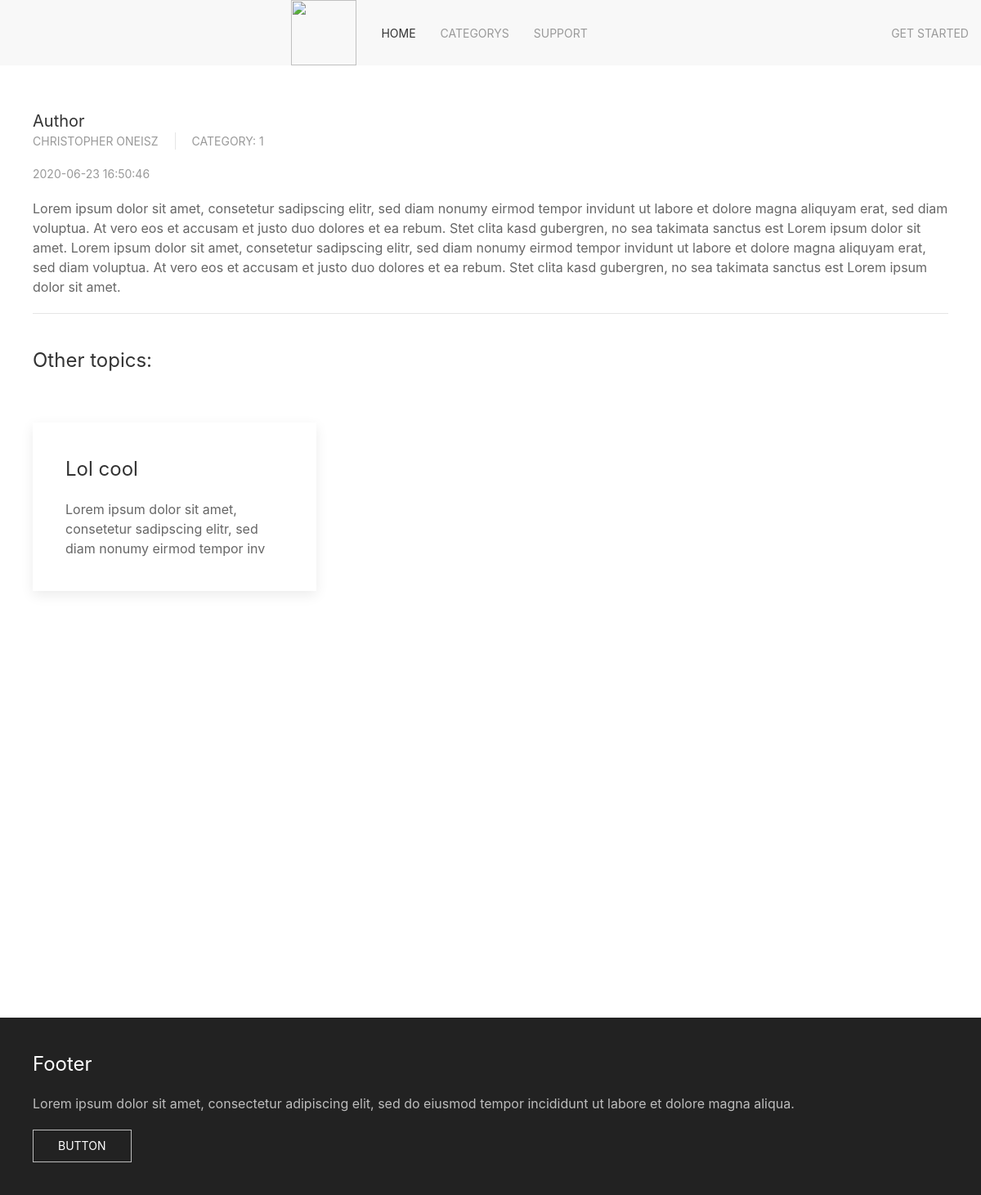
Page /?site=view&id=18 on the committed database.
### tables this page shows
CREATE TABLE `con_submit` (
  `ID` int(11) NOT NULL,
  `user_id` int(11) NOT NULL,
  `title` varchar(50) NOT NULL,
  `text` text NOT NULL,
  `select_submit` text NOT NULL,
  `date` datetime NOT NULL DEFAULT current_timestamp()
);

CREATE TABLE `con_user` (
  `ID` int(11) NOT NULL,
  `username` text NOT NULL,
  `password` text NOT NULL,
  `mail` text NOT NULL,
  `mail_id` text NOT NULL
);

### submit/view.php (the view, shortened to what this page needs)
<?php
if (isset($_GET['id'])) {
    $id_view = $_GET['id'];
    $result = mysqli_query($conn, "SELECT con_submit.ID, con_submit.title, con_submit.text, con_submit.user_id, con_submit.date, con_submit.select_submit, con_user.ID AS ConUSERID, con_user.username FROM con_user LEFT JOIN con_submit ON con_user.ID=con_submit.user_id WHERE con_submit.ID = '$id_view' ;");
    while ($row_view = mysqli_fetch_array($result)) {
?>
        <div class="uk-container">
            <article class="uk-comment">
                <header class="uk-comment-header uk-grid-medium uk-flex-middle" uk-grid>
                    <br>
                    <div class="uk-width-expand">
                        <h4 class="uk-comment-title uk-margin-remove"><a class="uk-link-reset" href="#">Author</a></h4>
                        <ul class="uk-comment-meta uk-subnav uk-subnav-divider uk-margin-remove-top">
                            <li><a href="?profile=<?php echo $row_view['ConUSERID']; ?>"><?php echo $row_view['username']; ?></a></li>
                            <li><a href="?site=categoty&genre=<?php echo $row_view['select_submit']; ?>">Category: <?php echo $row_view['select_submit']; ?></a></li>
                        </ul>
                    </div>
                </header>
            </article>
            <article class="uk-article">
                <p class="uk-article-meta"> <?php echo $row_view['date']; ?>
                </p>
                <p><?php echo $row_view['text']; ?></p>
        <?php
        $print_cat = $row_view['select_submit'];
    }
}
        ?>
        <hr>
            </article>
            <h3>Other topics:</h3>
            <?php
            $result = mysqli_query($conn, "SELECT * FROM con_submit WHERE select_submit = '$print_cat'  ORDER BY RAND() LIMIT 1;");
            while ($row_view = mysqli_fetch_array($result)) {
            ?>
                <div class="uk-child-width-1-3@m" uk-grid uk-scrollspy="cls: uk-animation-slide-bottom; target: .uk-card; delay: 300; repeat: true" uk-scrollspy-class="uk-animation-slide-top">
                    <div>
                        <div class="uk-card uk-card-default uk-card-body">
                            <h3 class="uk-card-title"><?php echo $row_view['title']; ?></h3>
                            <p><?php echo substr($row_view['text'], 0, 90); ?></p>
                        </div>
                    </div>
                    <br>
                </div>
        </div>
                <?php
            }
                ?>

### rows in the picture
con_submit: user.username "CHRISTOPHER ONEISZ", select_submit "1", date "2020-06-23 16:50:46", text "Lorem ipsum dolor sit amet, consetetur sadipscing elitr, sed diam nonumy eirmod tempor invidunt ut labore et dolore magna aliquyam erat, sed diam voluptua. At vero eos et accusam et justo duo dolores et ea rebum. Stet clita kasd gubergren, no sea takimata sanctus est Lorem ipsum dolor sit amet. Lorem ipsum dolor sit amet, consetetur sadipscing elitr, sed diam nonumy eirmod tempor invidunt ut labore et dolore magna aliquyam erat, sed diam voluptua. At vero eos et accusam et justo duo dolores et ea rebum. Stet clita kasd gubergren, no sea takimata sanctus est Lorem ipsum dolor sit amet."
con_submit: title "Lol cool", text "Lorem ipsum dolor sit amet, consetetur sadipscing elitr, sed diam nonumy eirmod tempor inv"
